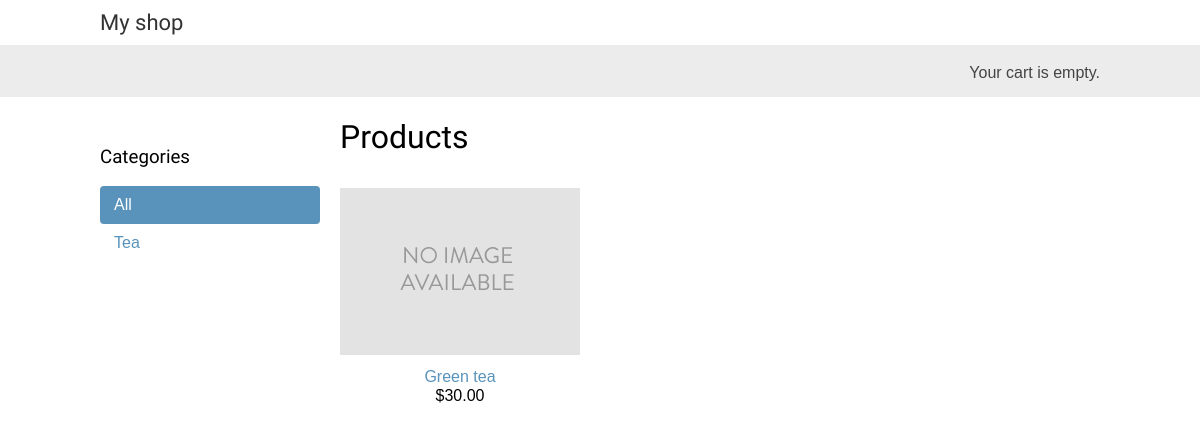
The app's page /, older data.
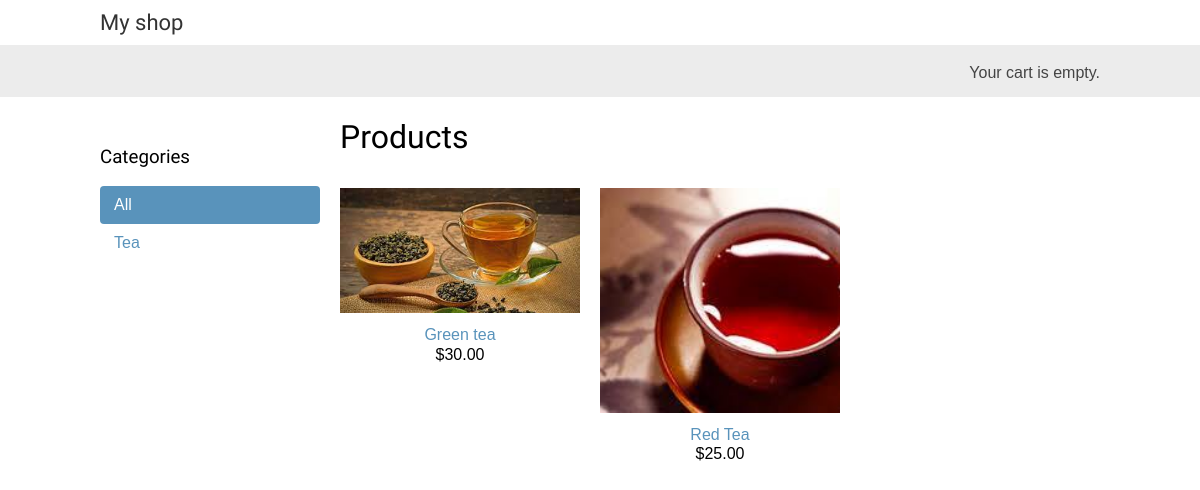
The same page, newer data.
### shop/models.py (models this page shows, shortened)
class Category(models.Model):
    name =models.CharField(max_length=200)
    slug = models.SlugField(max_length=200, unique=True)
    class Meta:
        ordering = ['name']
        indexes =[
            models.Index(fields=['name']),
        ]
        verbose_name ='category'
        verbose_name_plural ='categories'
    def get_absolute_url(self):
        return reverse('shop:product_list_by_category',args=[self.slug])

class Product(models.Model):
    category = models.ForeignKey(Category,related_name='products',on_delete=models.CASCADE)
    name = models.CharField(max_length=200)
    slug = models.SlugField(max_length=200)
    image = models.ImageField(upload_to='products/%Y/%m/%d',blank=True)
    description = models.TextField(blank=True)
    price = models.DecimalField(max_digits=10,decimal_places=2)
    available = models.BooleanField(default=True)
    created = models.DateTimeField(auto_now_add=True)
    updated = models.DateTimeField(auto_now=True)
    class Meta:
        ordering = ['name']
        indexes = [
            models.Index(fields=['id', 'slug']),
            models.Index(fields=['name']),
            models.Index(fields=['-created']),
            ]
    def get_absolute_url(self):
        return reverse('shop:product_detail',args=[self.id, self.slug])

### shop/views.py (the view)
# urls.py: path('', views.product_list, name ='product_list'),
def product_list(request, category_slug =None):
    category =None
    categories =Category.objects.all()
    products =Product.objects.filter(available=True)
    if category_slug:
        category =get_list_or_404(Category,slug = category_slug)
        products =products.filter(category = category)
    return render(request, 'shop/product/list.html',
                  {'category': category,
                   'categories' : categories,
                   'products' : products})

### cart/cart.py (called while the page is built)
    def __len__(self):
        return sum(item['quantity'] for item in self.cart.values())

### cart/context_processors.py (called while the page is built)
def cart(request):
    return {'cart': Cart(request)}

### shop/templates/shop/product/list.html (shortened to what this page needs)
{% extends "shop/base.html" %}
{% load static %}
{% block content %}
    <div id="sidebar">
        <h3>Categories</h3>
        <ul>
            <li {% if not category %}class="selected"{% endif %}>
                <a href="{% url 'shop:product_list' %}">All</a>
            </li>
        {% for c in categories %}
            <li {% if category.slug == c.slug %}class="selected"{% endif %}>
                <a href="{{ c.get_absolute_url }}">{{ c.name }}</a>
            </li>
        {% endfor %}
        </ul>
    </div>
    <div id="main" class="product-list">
        <h1>{% if category %}{{ category.name }}{% else %}Products
        {% endif %}</h1>
        {% for product in products %}
            <div class="item">
                <a href="{{ product.get_absolute_url }}">
                    <img src="{% if product.image %}{{ product.image.url }}{% else %}{%static 'img/no_image.png' %}{% endif %}">
                </a>
                <a href="{{ product.get_absolute_url }}">{{ product.name }}</a>
                <br>
                ${{ product.price }}
            </div>
        {% endfor %}
    </div>
{% endblock %}

### shop/templates/shop/base.html (shortened to what this page needs)
{% load static %}
<!DOCTYPE html>
<html lang="en">
<head>
    <link href="{% static "css/base.css" %}" rel="stylesheet">
</head>
<body>
    <div id ='header'>
        <a href="/" class="logo">My shop</a>
    </div>
    <div id ='subheader'>
        <div class="cart">
            {% with total_items=cart|length %}
                {% if total_items > 0 %}
                You cart:
                    <a href="{% url "cart:cart_detail" %}">
                        {{ total_items }} item{{ total_items|pluralize }},
                        ${{ cart.get_total_price }}
                    </a>
                {% elif not order %}
                    Your cart is empty.
                {% endif %}
            {% endwith %}
        </div>
    </div>
    <div id ='content'>
        {% block content %}
        {% endblock %}
    </div>
</body>
</html>

### shop/static/css/base.css (style rules this page uses)
body { margin:0; padding:0; font-family:helvetica, sans-serif; }
h1, h2, h3, h4, h5 , h6 { font-family: 'Ubuntu', sans-serif; font-weight:normal; }
a { text-decoration:none; color:#5993bb; }
#header { padding:10px 100px; font-size:18px; overflow:auto; }
#subheader { background:#ececec; color:#444; padding:15px 100px; overflow:auto; }
#header .logo { font-family: 'Ubuntu', sans-serif; float:left; color:#333; font-size:22px; margin-right:10%; }
#subheader .cart { float:right; padding-top:4px; }
#content { padding:0 100px; overflow:hidden; }
#sidebar { width:220px; padding:30px 20px 0 0; float:left; }
#sidebar ul { margin:0; padding:0; }
#sidebar ul li { margin:0; list-style:none; padding:10px 14px; }
#sidebar ul li a { display:block; }
#sidebar ul li.selected { background:#5993bb; border-radius:4px; }
#sidebar ul li.selected a { color:#fff; }
#main { float:left; width: 96%; margin-right:-220px; overflow:hidden; }
.product-list .item { width:25%; padding:10px 20px 10px 0; float:left; text-align:center; line-height:1.2; }
.product-list .item img { width:100%; margin-bottom:8px; }

Row changes from the older to the newer data that the page shows:
changed Product "Green tea": image: picture added in place of a placeholder
added Product: image (picture), name "Red Tea", price "25.00"
